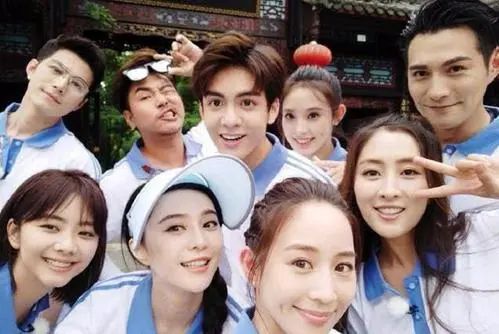
#> input picture 模块与包/p1.jpg, 499 x 334 px, found by its file name
$ python 'opencv包.py'
#> lines starting #> are read from the running program, lines starting #| are printed output that depends on the picture; after the words box and inside, x2 and y2 are one past the last pixel; in counts of white or black regions, pixels touching at a corner belong together
# opencv-python是与图像处理有关的包
# 定位出图像内的人脸
import cv2

img = cv2.imread('/Users/danco/Desktop/pystart/模块与包/p1.jpg') # 路径都要写全路径，不然会包215错误
#> img is the input picture: shape (334, 499, 3); mean B, G, R 119.9, 122.3, 138
face_engine = cv2.CascadeClassifier('/opt/homebrew/lib/python3.9/site-packages/cv2/data/haarcascade_frontalface_default.xml')
faces = face_engine.detectMultiScale(img,scaleFactor=1.3,minNeighbors=5)
#> faces = [[272, 92, 64, 64], [390, 36, 93, 93], [189, 70, 86, 86], [23, 199, 82, 82], [339, 133, 99, 99], [146, 192, 93, 93]]

for (x,y,w,h) in faces:
    img = cv2.rectangle(img,(x,y),(x+w,y+h),(0,0,255),7)
#> this loop made 6 passes
#> pass 1, `img = cv2.rectangle(img,(x,y),(x+w,y+h),(0,0,255),7)`:
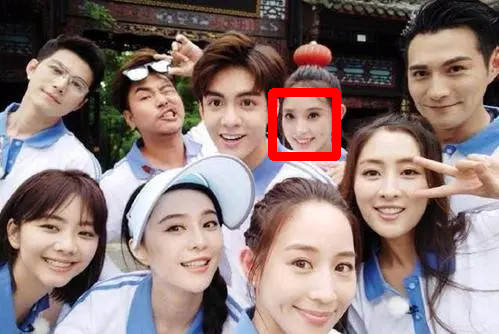
#> img: shape (334, 499, 3); 1.36% of pixels changed, all inside (x1, y1, x2, y2) = (268, 88, 341, 161)
#> pass 2, `img = cv2.rectangle(img,(x,y),(x+w,y+h),(0,0,255),7)`:
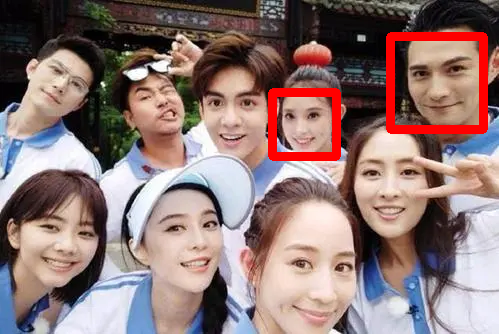
#> img: shape (334, 499, 3); 1.99% of pixels changed, all inside (x1, y1, x2, y2) = (386, 32, 488, 134)
#> pass 3, `img = cv2.rectangle(img,(x,y),(x+w,y+h),(0,0,255),7)`:
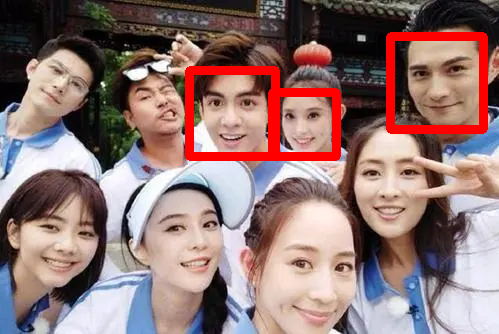
#> img: shape (334, 499, 3); 1.54% of pixels changed, all inside (x1, y1, x2, y2) = (185, 66, 280, 161)
#> after the loop:
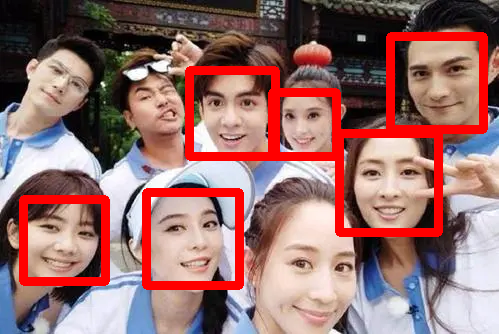
#> img: shape (334, 499, 3); 5.59% of pixels changed, all inside (x1, y1, x2, y2) = (19, 129, 443, 290)

cv2.imshow('img',img)
cv2.waitKey(0)
cv2.destroyAllWindows()
